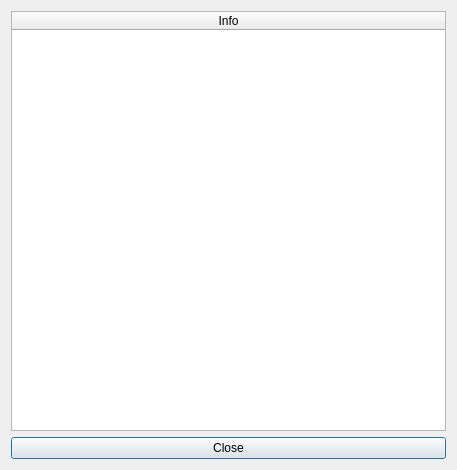
<?xml version="1.0" encoding="UTF-8"?>
<ui version="4.0">
 <class>Dialog</class>
 <widget class="QDialog" name="Dialog">
  <property name="geometry">
   <rect>
    <x>0</x>
    <y>0</y>
    <width>457</width>
    <height>470</height>
   </rect>
  </property>
  <property name="windowTitle">
   <string>AequilibraE - About</string>
  </property>
  <layout class="QGridLayout" name="gridLayout">
   <item row="0" column="0">
    <widget class="QTableWidget" name="about_table">
     <property name="editTriggers">
      <set>QAbstractItemView::NoEditTriggers</set>
     </property>
     <property name="tabKeyNavigation">
      <bool>false</bool>
     </property>
     <property name="showDropIndicator" stdset="0">
      <bool>false</bool>
     </property>
     <property name="dragDropOverwriteMode">
      <bool>false</bool>
     </property>
     <attribute name="horizontalHeaderStretchLastSection">
      <bool>true</bool>
     </attribute>
     <column>
      <property name="text">
       <string>Info</string>
      </property>
     </column>
    </widget>
   </item>
   <item row="1" column="0">
    <widget class="QPushButton" name="but_close">
     <property name="text">
      <string>Close</string>
     </property>
    </widget>
   </item>
  </layout>
 </widget>
 <resources/>
 <connections/>
</ui>
